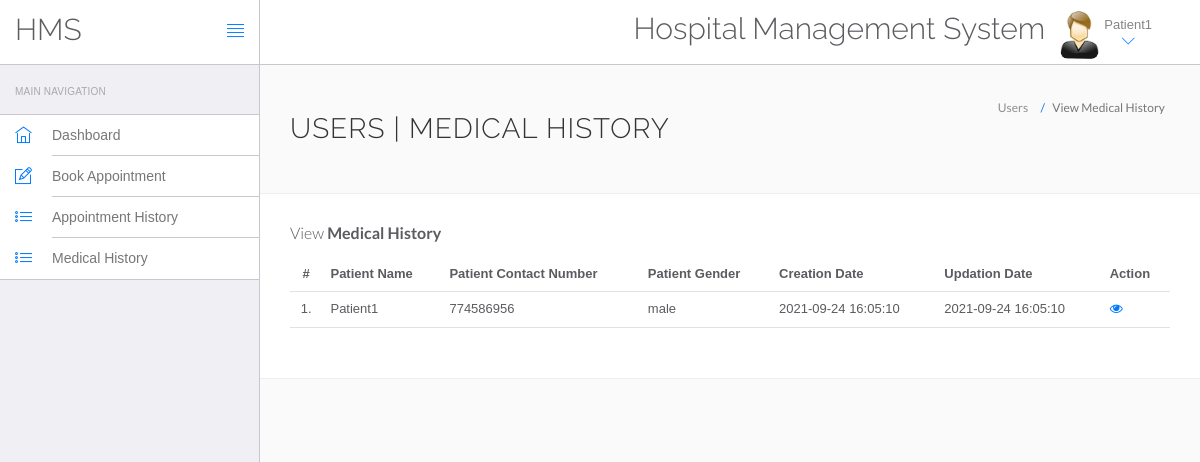
Screenshot of /WEB app development/System/Wintan Hospital Web Application/hms/manage-medhistory.php (signed in) with the database file from the repository.
### tables this page shows
CREATE TABLE `users` (
  `id` int(11) NOT NULL,
  `fullName` varchar(255) NOT NULL,
  `address` longtext NOT NULL,
  `city` varchar(255) NOT NULL,
  `gender` varchar(7) NOT NULL,
  `email` varchar(255) NOT NULL,
  `password` varchar(255) NOT NULL,
  `regDate` timestamp NOT NULL DEFAULT current_timestamp(),
  `updationDate` timestamp NOT NULL DEFAULT current_timestamp() ON UPDATE current_timestamp()
);

CREATE TABLE `tblpatient` (
  `ID` int(11) NOT NULL,
  `Docid` int(11) NOT NULL,
  `PatientName` varchar(255) NOT NULL,
  `PatientContno` int(10) NOT NULL,
  `PatientEmail` varchar(255) NOT NULL,
  `PatientGender` varchar(7) NOT NULL,
  `PatientAdd` mediumtext NOT NULL,
  `PatientAge` int(11) NOT NULL,
  `PatientMedhis` mediumtext NOT NULL,
  `CreationDate` timestamp NOT NULL DEFAULT current_timestamp(),
  `UpdationDate` timestamp NOT NULL DEFAULT current_timestamp() ON UPDATE current_timestamp()
);

### WEB app development/System/Wintan Hospital Web Application/hms/manage-medhistory.php (the view, shortened to what this page needs)
<?php
include('include/config.php');
?>
<!DOCTYPE html>
<html lang="en">
	<head>
		<link rel="stylesheet" href="vendor/bootstrap/css/bootstrap.min.css">
		<link rel="stylesheet" href="vendor/fontawesome/css/font-awesome.min.css">
		<link rel="stylesheet" href="vendor/themify-icons/themify-icons.min.css">
		<link href="vendor/animate.css/animate.min.css" rel="stylesheet" media="screen">
		<link href="vendor/perfect-scrollbar/perfect-scrollbar.min.css" rel="stylesheet" media="screen">
		<link href="vendor/switchery/switchery.min.css" rel="stylesheet" media="screen">
		<link href="vendor/bootstrap-touchspin/jquery.bootstrap-touchspin.min.css" rel="stylesheet" media="screen">
		<link href="vendor/select2/select2.min.css" rel="stylesheet" media="screen">
		<link href="vendor/bootstrap-datepicker/bootstrap-datepicker3.standalone.min.css" rel="stylesheet" media="screen">
		<link href="vendor/bootstrap-timepicker/bootstrap-timepicker.min.css" rel="stylesheet" media="screen">
		<link rel="stylesheet" href="assets/css/styles.css">
		<link rel="stylesheet" href="assets/css/plugins.css">
		<link rel="stylesheet" href="assets/css/themes/theme-1.css" id="skin_color" />
	</head>
	<body>
		<div id="app">
<?php include('include/sidebar.php');?>
<div class="app-content">
<?php include('include/header.php');?>
<div class="main-content" >
<div class="wrap-content container" id="container">
<section id="page-title">
<div class="row">
<div class="col-sm-8">
<h1 class="mainTitle">Users | Medical History</h1>
</div>
<ol class="breadcrumb">
<li>
<span>Users</span>
</li>
<li class="active">
<span>View Medical History</span>
</li>
</ol>
</div>
</section>
<div class="container-fluid container-fullw bg-white">
<div class="row">
<div class="col-md-12">
<h5 class="over-title margin-bottom-15">View <span class="text-bold">Medical History</span></h5>
<table class="table table-hover" id="sample-table-1">
<thead>
<tr>
<th class="center">#</th>
<th>Patient Name</th>
<th>Patient Contact Number</th>
<th>Patient Gender </th>
<th>Creation Date </th>
<th>Updation Date </th>
<th>Action</th>
</tr>
</thead>
<tbody>
<?php
$uid=$_SESSION['id'];
$sql=mysqli_query($con,"select tblpatient.* from tblpatient join users on users.email=tblpatient.PatientEmail where users.id='$uid'");
$cnt=1;
while($row=mysqli_fetch_array($sql))
{
?>
<tr>
<td class="center"><?php echo $cnt;?>.</td>
<td class="hidden-xs"><?php echo $row['PatientName'];?></td>
<td><?php echo $row['PatientContno'];?></td>
<td><?php echo $row['PatientGender'];?></td>
<td><?php echo $row['CreationDate'];?></td>
<td><?php echo $row['UpdationDate'];?>
</td>
<td>
<a href="view-medhistory.php?viewid=<?php echo $row['ID'];?>"><i class="fa fa-eye"></i></a>
</td>
</tr>
<?php
$cnt=$cnt+1;
 }?></tbody>
</table>
</div>
</div>
</div>
</div>
</div>
</div>
</div>
	</body>
</html>

### WEB app development/System/Wintan Hospital Web Application/hms/include/header.php (shortened to what this page needs)
<header class="navbar navbar-default navbar-static-top">
					<div class="navbar-header">
						<a class="navbar-brand" href="#">
							<h2 style="padding-top:20% ">HMS</h2>
						</a>
						<a href="#" class="sidebar-toggler pull-right visible-md visible-lg" data-toggle-class="app-sidebar-closed" data-toggle-target="#app">
							<i class="ti-align-justify"></i>
						</a>
					</div>
					<div class="navbar-collapse collapse">
						<ul class="nav navbar-right">
								<li  style="padding-top:2% ">
								<h2>Hospital Management System</h2>
							</li>
							<li class="dropdown current-user">
								<a href class="dropdown-toggle" data-toggle="dropdown">
									<img src="assets/images/images.jpg"> <span class="username">
									<?php $query=mysqli_query($con,"select fullName from users where id='".$_SESSION['id']."'");
while($row=mysqli_fetch_array($query))
{
	echo $row['fullName'];
}
									?> <i class="ti-angle-down"></i></i></span>
								</a>
							</li>
						</ul>
					</div>
				</header>

### WEB app development/System/Wintan Hospital Web Application/hms/assets/css/themes/theme-1.css (style rules this page uses)
body { background: #FAFAFA; }
header .navbar-header { background: #ffffff !important; border-right-color: #c8c7cc !important; border-bottom-color: #c8c7cc !important; }
header .navbar-header .sidebar-toggler, header .navbar-header .sidebar-mobile-toggler { color: #007aff !important; }
header .navbar-header .navbar-brand { color: #777 !important; }
header .navbar-collapse { background: #ffffff !important; border-bottom-color: #c8c7cc !important; box-shadow: none !important; }
header .navbar-collapse .navbar-right > li > a { color: #777; }
header .navbar-collapse .navbar-right > li > a i { color: #007aff !important; }

### rows the page displays
users: fullName "Patient1"
tblpatient: PatientName "Patient1", PatientContno "774586956", PatientGender "male", CreationDate "2021-09-24 16:05:10", UpdationDate "2021-09-24 16:05:10"
